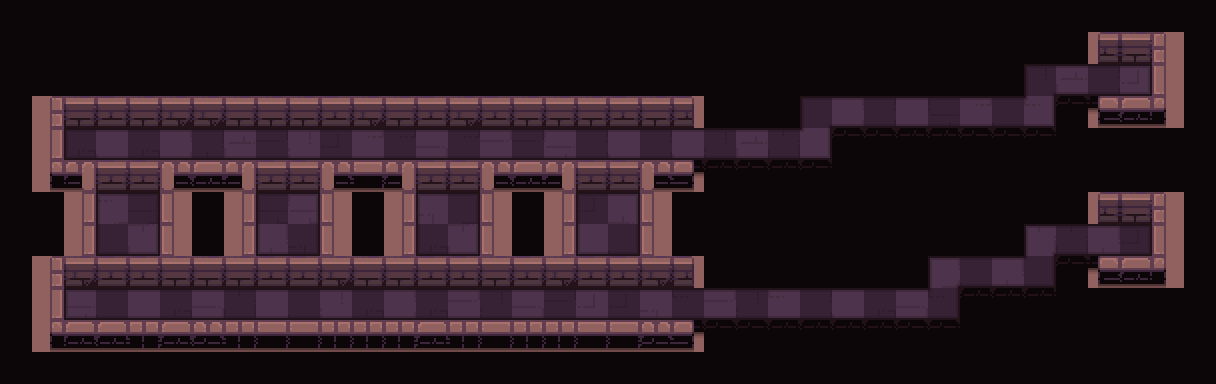

Tiled map render using the project's own tile images. Description and the map definition, with tile-layer contents summarised, below:
An orthogonal 38x12 tile map with 32x32 px tiles, 3 tile layers (types, ground, floor_shadow), 2 hidden layers not drawn and 62 objects (28x spikes, 16x bonfire, 4x switch, 4x symbol, 2x hero, ...).

<map version="1.2" tiledversion="2019.03.13" orientation="orthogonal" renderorder="right-down" width="38" height="12" tilewidth="32" tileheight="32" infinite="0" nextlayerid="259" nextobjectid="246">
 <tileset firstgid="1" name="tileset" tilewidth="32" tileheight="32" spacing="2" margin="1" tilecount="200" columns="10">
  <image source="tileset.png" trans="000000" width="340" height="680" />
  <terraintypes>
   <terrain name="floor" tile="79" />
   <terrain name="wall" tile="69" />
   <terrain name="hole" tile="78" />
  </terraintypes>
 </tileset>
 <layer id="254" name="checkers" width="38" height="12" visible="0">
  <data>[456 cells, 216 non-empty, 1 distinct tile ids]</data>
 </layer>
 <layer id="255" name="path" width="38" height="12" visible="0">
  <data>[456 cells, 144 non-empty, 2 distinct tile ids]</data>
 </layer>
 <objectgroup id="14" name="camera">
  <object id="12" name="frame" type="frame" x="1.265" y="67.3433" width="320.933" height="287.786" />
  <object id="237" name="strategy" type="strategy" x="-49.3333" y="254.667">
   <properties>
    <property name="strategy" value="follow_characters" />
   </properties>
   <point />
  </object>
 </objectgroup>
 <objectgroup id="2" name="objects">
  <object id="135" name="switch" type="switch" x="1136" y="84">
   <properties>
    <property name="autoDisable" type="bool" value="true" />
    <property name="enabled" type="bool" value="false" />
   </properties>
   <point />
  </object>
  <object id="136" name="switch" type="switch" x="1136" y="246">
   <properties>
    <property name="autoDisable" type="bool" value="true" />
    <property name="enabled" type="bool" value="false" />
   </properties>
   <point />
  </object>
  <object id="150" name="spikes" type="spikes" x="1010" y="119">
   <properties>
    <property name="enabled" type="bool" value="false" />
    <property name="triggers" value="136" />
   </properties>
   <point />
  </object>
  <object id="151" name="spikes" type="spikes" x="1009" y="277">
   <properties>
    <property name="enabled" type="bool" value="false" />
    <property name="triggers" value="135" />
   </properties>
   <point />
  </object>
  <object id="152" name="spikes" type="spikes" x="941" y="277">
   <properties>
    <property name="enabled" type="bool" value="false" />
    <property name="triggers" value="135" />
   </properties>
   <point />
  </object>
  <object id="153" name="spikes" type="spikes" x="977" y="118">
   <properties>
    <property name="enabled" type="bool" value="false" />
    <property name="triggers" value="136" />
   </properties>
   <point />
  </object>
  <object id="154" name="spikes" type="spikes" x="976" y="280">
   <properties>
    <property name="enabled" type="bool" value="false" />
    <property name="triggers" value="135" />
   </properties>
   <point />
  </object>
  <object id="155" name="spikes" type="spikes" x="943" y="118">
   <properties>
    <property name="enabled" type="bool" value="false" />
    <property name="triggers" value="136" />
   </properties>
   <point />
  </object>
  <object id="156" name="spikes" type="spikes" x="1039" y="277">
   <properties>
    <property name="enabled" type="bool" value="false" />
    <property name="triggers" value="135" />
   </properties>
   <point />
  </object>
  <object id="158" name="spikes" type="spikes" x="1041" y="111">
   <properties>
    <property name="enabled" type="bool" value="false" />
    <property name="triggers" value="136" />
   </properties>
   <point />
  </object>
  <object id="218" name="spikes" type="spikes" x="943" y="307">
   <properties>
    <property name="enabled" type="bool" value="false" />
    <property name="triggers" value="135" />
   </properties>
   <point />
  </object>
  <object id="219" name="spikes" type="spikes" x="912" y="304">
   <properties>
    <property name="enabled" type="bool" value="false" />
    <property name="triggers" value="135" />
   </properties>
   <point />
  </object>
  <object id="220" name="spikes" type="spikes" x="882" y="306">
   <properties>
    <property name="enabled" type="bool" value="false" />
    <property name="triggers" value="135" />
   </properties>
   <point />
  </object>
  <object id="221" name="spikes" type="spikes" x="844" y="308">
   <properties>
    <property name="enabled" type="bool" value="false" />
    <property name="triggers" value="135" />
   </properties>
   <point />
  </object>
  <object id="222" name="spikes" type="spikes" x="812" y="308">
   <properties>
    <property name="enabled" type="bool" value="false" />
    <property name="triggers" value="135" />
   </properties>
   <point />
  </object>
  <object id="223" name="spikes" type="spikes" x="783" y="307">
   <properties>
    <property name="enabled" type="bool" value="false" />
    <property name="triggers" value="135" />
   </properties>
   <point />
  </object>
  <object id="224" name="spikes" type="spikes" x="745" y="305">
   <properties>
    <property name="enabled" type="bool" value="false" />
    <property name="triggers" value="135" />
   </properties>
   <point />
  </object>
  <object id="225" name="spikes" type="spikes" x="715" y="304">
   <properties>
    <property name="enabled" type="bool" value="false" />
    <property name="triggers" value="135" />
   </properties>
   <point />
  </object>
  <object id="226" name="spikes" type="spikes" x="685" y="304">
   <properties>
    <property name="enabled" type="bool" value="false" />
    <property name="triggers" value="135" />
   </properties>
   <point />
  </object>
  <object id="227" name="spikes" type="spikes" x="911" y="112">
   <properties>
    <property name="enabled" type="bool" value="false" />
    <property name="triggers" value="136" />
   </properties>
   <point />
  </object>
  <object id="228" name="spikes" type="spikes" x="880" y="112">
   <properties>
    <property name="enabled" type="bool" value="false" />
    <property name="triggers" value="136" />
   </properties>
   <point />
  </object>
  <object id="229" name="spikes" type="spikes" x="845" y="109">
   <properties>
    <property name="enabled" type="bool" value="false" />
    <property name="triggers" value="136" />
   </properties>
   <point />
  </object>
  <object id="230" name="spikes" type="spikes" x="818" y="108">
   <properties>
    <property name="enabled" type="bool" value="false" />
    <property name="triggers" value="136" />
   </properties>
   <point />
  </object>
  <object id="231" name="spikes" type="spikes" x="815" y="146">
   <properties>
    <property name="enabled" type="bool" value="false" />
    <property name="triggers" value="136" />
   </properties>
   <point />
  </object>
  <object id="232" name="spikes" type="spikes" x="784" y="143">
   <properties>
    <property name="enabled" type="bool" value="false" />
    <property name="triggers" value="136" />
   </properties>
   <point />
  </object>
  <object id="233" name="spikes" type="spikes" x="751" y="142">
   <properties>
    <property name="enabled" type="bool" value="false" />
    <property name="triggers" value="136" />
   </properties>
   <point />
  </object>
  <object id="234" name="spikes" type="spikes" x="714" y="144">
   <properties>
    <property name="enabled" type="bool" value="false" />
    <property name="triggers" value="136" />
   </properties>
   <point />
  </object>
  </objectgroup>
 <layer id="256" name="types" width="38" height="12">
  <data>[456 cells, 456 non-empty, 3 distinct tile ids]</data>
 </layer>
 <layer id="257" name="ground" width="38" height="12">
  <data>[456 cells, 228 non-empty, 53 distinct tile ids]</data>
 </layer>
 <layer id="258" name="floor_shadow" width="38" height="12">
  <data>[456 cells, 88 non-empty, 9 distinct tile ids]</data>
 </layer>
</map>
<!-- 33 of 62 objects omitted -->
